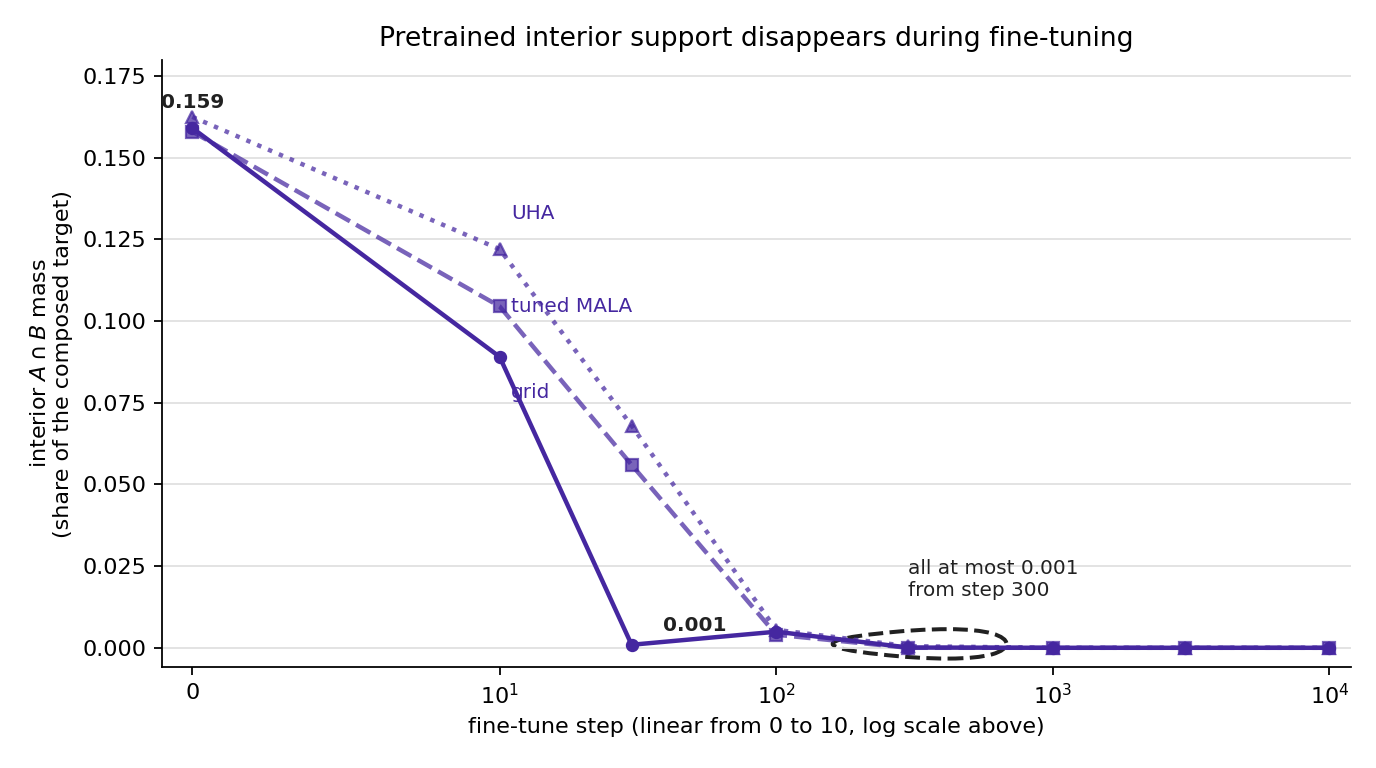

The script that drew this image:
from pathlib import Path
import json

import matplotlib.pyplot as plt
from matplotlib.patches import Ellipse

INDIGO = "#4527a0"
NEAR_BLACK = "#212121"

repo = Path(__file__).resolve().parents[4]
data_path = repo / "rebuild" / "out" / "phase5" / "finetune.json"
with data_path.open() as f:
    data = json.load(f)

checkpoints = data["checkpoints"]
steps = [row["steps"] for row in checkpoints]
series = [
    ("grid", [row["exact"]["interior"] for row in checkpoints], "o", "-"),
    ("tuned MALA", [row["MALA, tuned"]["interior"] for row in checkpoints], "s", "--"),
    ("UHA", [row["UHA"]["interior"] for row in checkpoints], "^", ":"),
]

fig, ax = plt.subplots(figsize=(8.6, 4.8))
for label, values, marker, linestyle in series:
    ax.plot(
        steps,
        values,
        color=INDIGO,
        marker=marker,
        linestyle=linestyle,
        linewidth=2,
        markersize=5,
        alpha=1.0 if label == "grid" else 0.72,
    )

label_x = 11
for label, values, _, _ in series:
    y = values[steps.index(10)]
    offset = {"grid": -0.011, "tuned MALA": 0.0, "UHA": 0.011}[label]
    ax.text(label_x, y + offset, label, color=INDIGO, fontsize=9, va="center")

start = checkpoints[0]["exact"]["interior"]
step30 = next(row["exact"]["interior"] for row in checkpoints if row["steps"] == 30)

ax.add_patch(
    Ellipse(
        (420, 0.0012),
        width=520,
        height=0.009,
        fill=False,
        edgecolor=NEAR_BLACK,
        linewidth=1.8,
        linestyle="--",
    )
)
ax.text(300, 0.016, "all at most 0.001\nfrom step 300", color=NEAR_BLACK, fontsize=9)

for x, y, text in [(0, start, "0.159"), (30, step30, "0.001")]:
    ax.annotate(
        text,
        (x, y),
        xytext=(14, 6) if x == 30 else (0, 9),
        textcoords="offset points",
        ha="left" if x == 30 else "center",
        color=NEAR_BLACK,
        fontsize=9,
        weight="bold",
    )

ax.set_xscale("symlog", linthresh=10)
ax.set_xlim(-1, 12000)
ax.set_ylim(-0.006, 0.18)
ax.set_xlabel("fine-tune step (linear from 0 to 10, log scale above)")
ax.set_ylabel("interior $A\\cap B$ mass\n(share of the composed target)")
ax.set_title("Pretrained interior support disappears during fine-tuning")
ax.grid(axis="y", color="#e0e0e0", linewidth=0.8)
ax.spines[["top", "right"]].set_visible(False)
fig.tight_layout()
fig.savefig(Path(__file__).with_suffix(".png"), dpi=160)
